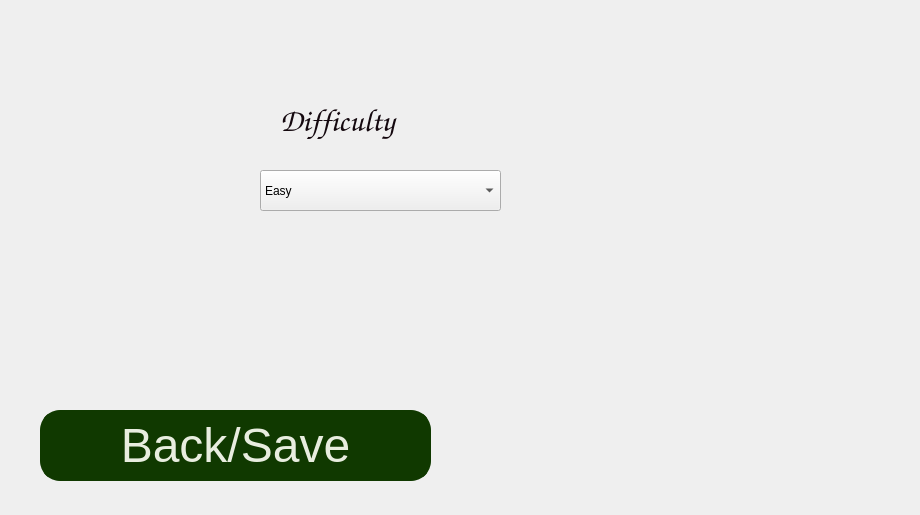
<?xml version="1.0" encoding="UTF-8"?>
<ui version="4.0">
 <class>Settings</class>
 <widget class="QWidget" name="Settings">
  <property name="geometry">
   <rect>
    <x>0</x>
    <y>0</y>
    <width>920</width>
    <height>515</height>
   </rect>
  </property>
  <property name="windowTitle">
   <string>Form</string>
  </property>
  <widget class="QComboBox" name="difficulty">
   <property name="geometry">
    <rect>
     <x>260</x>
     <y>170</y>
     <width>241</width>
     <height>41</height>
    </rect>
   </property>
   <item>
    <property name="text">
     <string>Easy</string>
    </property>
   </item>
   <item>
    <property name="text">
     <string>Medium</string>
    </property>
   </item>
   <item>
    <property name="text">
     <string>Hard</string>
    </property>
   </item>
  </widget>
  <widget class="QLabel" name="label">
   <property name="geometry">
    <rect>
     <x>280</x>
     <y>80</y>
     <width>201</width>
     <height>81</height>
    </rect>
   </property>
   <property name="maximumSize">
    <size>
     <width>16777215</width>
     <height>16777215</height>
    </size>
   </property>
   <property name="font">
    <font>
     <family>Comic Sans MS</family>
     <pointsize>24</pointsize>
    </font>
   </property>
   <property name="frameShadow">
    <enum>QFrame::Sunken</enum>
   </property>
   <property name="lineWidth">
    <number>2</number>
   </property>
   <property name="midLineWidth">
    <number>0</number>
   </property>
   <property name="text">
    <string>&lt;html&gt;&lt;head/&gt;&lt;body&gt;&lt;p&gt;&lt;span style=&quot; color:#14080e;&quot;&gt;Difficulty&lt;/span&gt;&lt;/p&gt;&lt;/body&gt;&lt;/html&gt;</string>
   </property>
  </widget>
  <widget class="QPushButton" name="save">
   <property name="geometry">
    <rect>
     <x>40</x>
     <y>410</y>
     <width>391</width>
     <height>71</height>
    </rect>
   </property>
   <property name="styleSheet">
    <string notr="true"> background-color: rgb(16, 57, 0);
    border-style: solid;
    color:  rgb(232, 237, 223);
    border-width: 5px;
    border-radius: 20px;
    border-color: rgb(16, 57, 0);
    font: 48px;
    padding: 6px;
</string>
   </property>
   <property name="text">
    <string>Back/Save</string>
   </property>
  </widget>
 </widget>
 <resources/>
 <connections/>
</ui>
